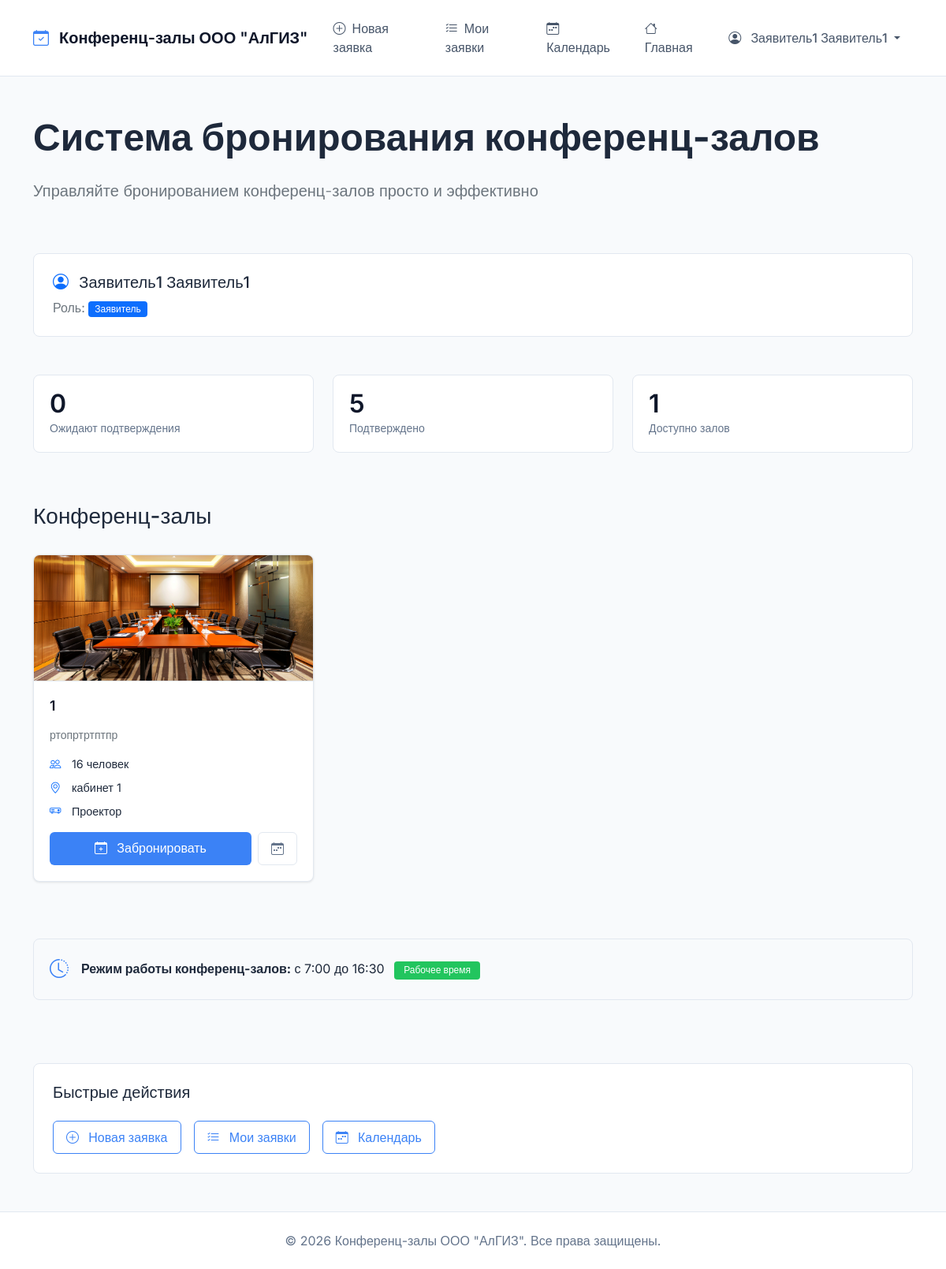
Page / (signed in) on the committed database.
### bookings/models.py (models this page shows, shortened)
class User(AbstractUser):
    ROLE_CHOICES = (
        ('moderator', 'Модератор'),
        ('requester', 'Заявитель'),
        ('employee', 'Сотрудник'),
    )
    role = models.CharField(max_length=20, choices=ROLE_CHOICES, default='employee', verbose_name="Роль")
    phone = models.CharField(max_length=20, blank=True, verbose_name="Телефон")
    department = models.CharField(max_length=100, blank=True, verbose_name="Отдел")
    def get_full_name(self):
        if self.first_name and self.last_name:
            return f"{self.first_name} {self.last_name}"
        return self.username
    class Meta:
        verbose_name = "Пользователь"
        verbose_name_plural = "Пользователи"

class ConferenceRoom(models.Model):
    name = models.CharField(max_length=100, verbose_name="Название")
    capacity = models.PositiveIntegerField(verbose_name="Вместимость")
    location = models.CharField(max_length=200, verbose_name="Местоположение")
    description = models.TextField(blank=True, verbose_name="Описание")
    has_projector = models.BooleanField(default=False, verbose_name="Проектор")
    has_video_conference = models.BooleanField(default=False, verbose_name="Видеоконференция")
    has_whiteboard = models.BooleanField(default=False, verbose_name="Доска")
    is_active = models.BooleanField(default=True, verbose_name="Активен")
    image = models.ImageField(upload_to='rooms/', blank=True, null=True, verbose_name="Изображение")
    created_at = models.DateTimeField(auto_now_add=True, verbose_name="Дата создания")
    updated_at = models.DateTimeField(auto_now=True, verbose_name="Дата обновления")
    class Meta:
        verbose_name = "Конференц-зал"
        verbose_name_plural = "Конференц-залы"
        ordering = ['name']

### bookings/views.py (the view)
# urls.py: path('', views.index, name='index'),
@any_role_required
def index(request):
    rooms = ConferenceRoom.objects.filter(is_active=True)
    context = {
        'rooms': rooms,
        'total_rooms': rooms.count(),
        'booking_settings': settings.BOOKING_SETTINGS,
        'now': timezone.now(),
    }
    if request.user.is_authenticated:
        if request.user.role == 'requester':
            context['my_pending_bookings'] = Booking.objects.filter(
                requester=request.user,
                status='pending'
            ).count()
            context['my_approved_bookings'] = Booking.objects.filter(
                requester=request.user,
                status='approved'
            ).count()
        elif request.user.role == 'moderator':
            context['pending_bookings_count'] = Booking.objects.filter(status='pending').count()
            context['total_users'] = User.objects.filter(is_active=True).count()
        elif request.user.role == 'employee':
            today = timezone.now().date()
            context['today_bookings'] = Booking.objects.filter(
                status='approved',
                start_time__date=today
            ).count()
    return render(request, 'bookings/index.html', context)

### bookings/templates/bookings/index.html (shortened to what this page needs)
{% extends 'bookings/base.html' %}
{% load static %}
{% block content %}
<div class="row mb-5">
    <div class="col-12">
        <h1 class="display-5 fw-bold mb-4">
            Система бронирования конференц-залов
        </h1>
        <p class="lead text-secondary">
            Управляйте бронированием конференц-залов просто и эффективно
        </p>
    </div>
</div>
{% if user.is_authenticated %}
    <div class="row mb-5">
        <div class="col-12">
            <div class="p-4 bg-white border rounded-3">
                <h5 class="mb-2">
                    <i class="bi bi-person-circle me-2 text-primary"></i>
                    {{ user.get_full_name|default:user.username }}
                </h5>
                <p class="text-secondary mb-0">
                    Роль: <span class="badge bg-primary">{{ user.get_role_display }}</span>
                </p>
            </div>
        </div>
    </div>
    <div class="row mb-5">
        {% if user.role == 'requester' %}
            <div class="col-md-4 mb-3">
                <div class="stat-card">
                    <div class="stat-value">{{ my_pending_bookings|default:0 }}</div>
                    <div class="stat-label">Ожидают подтверждения</div>
                </div>
            </div>
            <div class="col-md-4 mb-3">
                <div class="stat-card">
                    <div class="stat-value">{{ my_approved_bookings|default:0 }}</div>
                    <div class="stat-label">Подтверждено</div>
                </div>
            </div>
            <div class="col-md-4 mb-3">
                <div class="stat-card">
                    <div class="stat-value">{{ total_rooms }}</div>
                    <div class="stat-label">Доступно залов</div>
                </div>
            </div>
        {% endif %}
    </div>
{% endif %}
<div class="row mb-4">
    <div class="col-12">
        <h3 class="fw-semibold">Конференц-залы</h3>
    </div>
</div>
<div class="row">
    {% for room in rooms %}
        <div class="col-md-6 col-lg-4 mb-4">
            <div class="card room-card h-100">
                {% if room.image %}
                    <img src="{{ room.image.url }}" class="card-img-top" alt="{{ room.name }}">
                {% else %}
                    <div class="room-image-placeholder">
                        <i class="bi bi-building"></i>
                    </div>
                {% endif %}
                <div class="card-body">
                    <h5 class="card-title fw-semibold mb-3">{{ room.name }}</h5>
                    <p class="text-secondary small mb-3">{{ room.description|truncatewords:15 }}</p>
                    <div class="room-features mb-3">
                        <div class="d-flex align-items-center mb-2">
                            <i class="bi bi-people text-primary me-2"></i>
                            <span>{{ room.capacity }} человек</span>
                        </div>
                        <div class="d-flex align-items-center mb-2">
                            <i class="bi bi-geo-alt text-primary me-2"></i>
                            <span>{{ room.location }}</span>
                        </div>
                        {% if room.has_projector %}
                        <div class="d-flex align-items-center mb-2">
                            <i class="bi bi-projector text-primary me-2"></i>
                            <span>Проектор</span>
                        </div>
                        {% endif %}
                    </div>
                    <div class="d-flex gap-2">
                        {% if user.is_authenticated %}
                            {% if user.role == 'requester' %}
                                <a href="{% url 'bookings:create_booking' %}?room={{ room.id }}"
                                   class="btn btn-primary flex-grow-1">
                                    <i class="bi bi-calendar-plus me-2"></i>
                                    Забронировать
                                </a>
                                <a href="{% url 'bookings:schedule' %}?room={{ room.id }}"
                                   class="btn btn-outline-secondary">
                                    <i class="bi bi-calendar-week"></i>
                                </a>
                            {% elif user.role == 'employee' %}
                                <a href="{% url 'bookings:room_schedule' room.id %}"
                                   class="btn btn-outline-primary w-100">
                                    <i class="bi bi-calendar-week me-2"></i>
                                    Расписание
                                </a>
                            {% endif %}
                        {% else %}
                            <a href="{% url 'bookings:login' %}?next={% url 'bookings:create_booking' %}"
                               class="btn btn-primary w-100">
                                <i class="bi bi-box-arrow-in-right me-2"></i>
                                Войдите для бронирования
                            </a>
                        {% endif %}
                    </div>
                </div>
            </div>
        </div>
    {% endfor %}
</div>
<div class="row my-5">
    <div class="col-12">
        <div class="working-hours">
            <i class="bi bi-clock-history fs-4"></i>
            <div>
                <strong>Режим работы конференц-залов:</strong>
                с {{ booking_settings.BOOKING_START_HOUR }}:00 до {{ booking_settings.BOOKING_END_HOUR }}:{{ booking_settings.BOOKING_END_MINUTE }}
                <span class="badge bg-success ms-2">Рабочее время</span>
            </div>
        </div>
    </div>
</div>
{% if user.is_authenticated %}
    <div class="row">
        <div class="col-12">
            <div class="bg-white border rounded-3 p-4">
                <h5 class="mb-4">Быстрые действия</h5>
                <div class="d-flex gap-3 flex-wrap">
                    {% if user.role == 'requester' %}
                        <a href="{% url 'bookings:create_booking' %}" class="btn btn-outline-primary">
                            <i class="bi bi-plus-circle me-2"></i>
                            Новая заявка
                        </a>
                        <a href="{% url 'bookings:my_bookings' %}" class="btn btn-outline-primary">
                            <i class="bi bi-list-check me-2"></i>
                            Мои заявки
                        </a>
                        <a href="{% url 'bookings:schedule' %}" class="btn btn-outline-primary">
                            <i class="bi bi-calendar-week me-2"></i>
                            Календарь
                        </a>
                    {% endif %}
                </div>
            </div>
        </div>
    </div>
{% endif %}
{% endblock %}

### bookings/templates/bookings/base.html (shortened to what this page needs)
<!DOCTYPE html>
<html lang="ru">
<head>
    <link href="https://cdn.jsdelivr.net/npm/bootstrap@5.1.3/dist/css/bootstrap.min.css" rel="stylesheet">
    <link rel="stylesheet" href="https://cdn.jsdelivr.net/npm/bootstrap-icons@1.8.1/font/bootstrap-icons.css">
    {% load static %}
    <link rel="stylesheet" href="{% static 'bookings/css/style.css' %}">
</head>
<body>
    <nav class="navbar navbar-expand-lg">
        <div class="container">
            <a class="navbar-brand" href="{% url 'bookings:index' %}">
                <i class="bi bi-calendar-check"></i>
                Конференц-залы ООО "АлГИЗ"
            </a>
            <div class="collapse navbar-collapse" id="navbarNav">
                <ul class="navbar-nav me-auto">
                    {% if user.is_authenticated %}
                        {% if user.role == 'moderator' %}
                            <li class="nav-item">
                                <a class="nav-link {% if request.resolver_match.url_name == 'moderator_dashboard' %}active{% endif %}"
                                   href="{% url 'bookings:moderator_dashboard' %}">
                                    <i class="bi bi-shield-check"></i>Дашборд
                                </a>
                            </li>
                            <li class="nav-item">
                                <a class="nav-link {% if request.resolver_match.url_name == 'room_management' %}active{% endif %}"
                                   href="{% url 'bookings:room_management' %}">
                                    <i class="bi bi-building"></i>Залы
                                </a>
                            </li>
                            <li class="nav-item">
                                <a class="nav-link {% if request.resolver_match.url_name == 'user_management' %}active{% endif %}"
                                   href="{% url 'bookings:user_management' %}">
                                    <i class="bi bi-people"></i>Пользователи
                                </a>
                            </li>
                        {% elif user.role == 'requester' %}
                            <li class="nav-item">
                                <a class="nav-link {% if request.resolver_match.url_name == 'create_booking' %}active{% endif %}"
                                   href="{% url 'bookings:create_booking' %}">
                                    <i class="bi bi-plus-circle"></i>Новая заявка
                                </a>
                            </li>
                            <li class="nav-item">
                                <a class="nav-link {% if request.resolver_match.url_name == 'my_bookings' %}active{% endif %}"
                                   href="{% url 'bookings:my_bookings' %}">
                                    <i class="bi bi-list-check"></i>Мои заявки
                                </a>
                            </li>
                            <li class="nav-item">
                                <a class="nav-link {% if request.resolver_match.url_name == 'schedule' %}active{% endif %}"
                                   href="{% url 'bookings:schedule' %}">
                                    <i class="bi bi-calendar-week"></i>Календарь
                                </a>
                            </li>
                        {% endif %}
                        <li class="nav-item">
                            <a class="nav-link" href="{% url 'bookings:index' %}">
                                <i class="bi bi-house"></i>Главная
                            </a>
                        </li>
                    {% endif %}
                </ul>
                <ul class="navbar-nav">
                    {% if user.is_authenticated %}
                        <li class="nav-item dropdown">
                            <a class="nav-link dropdown-toggle" href="#" id="userDropdown" role="button"
                               data-bs-toggle="dropdown" aria-expanded="false">
                                <i class="bi bi-person-circle"></i>
                                {{ user.get_full_name|default:user.username }}
                            </a>
                        </li>
                    {% endif %}
                </ul>
            </div>
        </div>
    </nav>
    <main class="container mt-5">
        {% block content %}
        {% endblock %}
    </main>
    <footer class="footer mt-5 py-4">
        <div class="container text-center">
            <span>© 2026 Конференц-залы ООО "АлГИЗ". Все права защищены.</span>
        </div>
    </footer>
</body>
</html>

### rows in the picture
User: get_full_name "Заявитель1 Заявитель1", role "Заявитель"
ConferenceRoom: image (picture), name "1", description "ртопртртптпр", capacity "16", location "кабинет 1", has_projector True (drawn)

### other values in the picture
{{ my_pending_bookings|default:0 }} "0"
{{ my_approved_bookings|default:0 }} "5"
{{ total_rooms }} "1"
{{ booking_settings.BOOKING_START_HOUR }} "7"
{{ booking_settings.BOOKING_END_HOUR }} "16"
{{ booking_settings.BOOKING_END_MINUTE }} "30"
